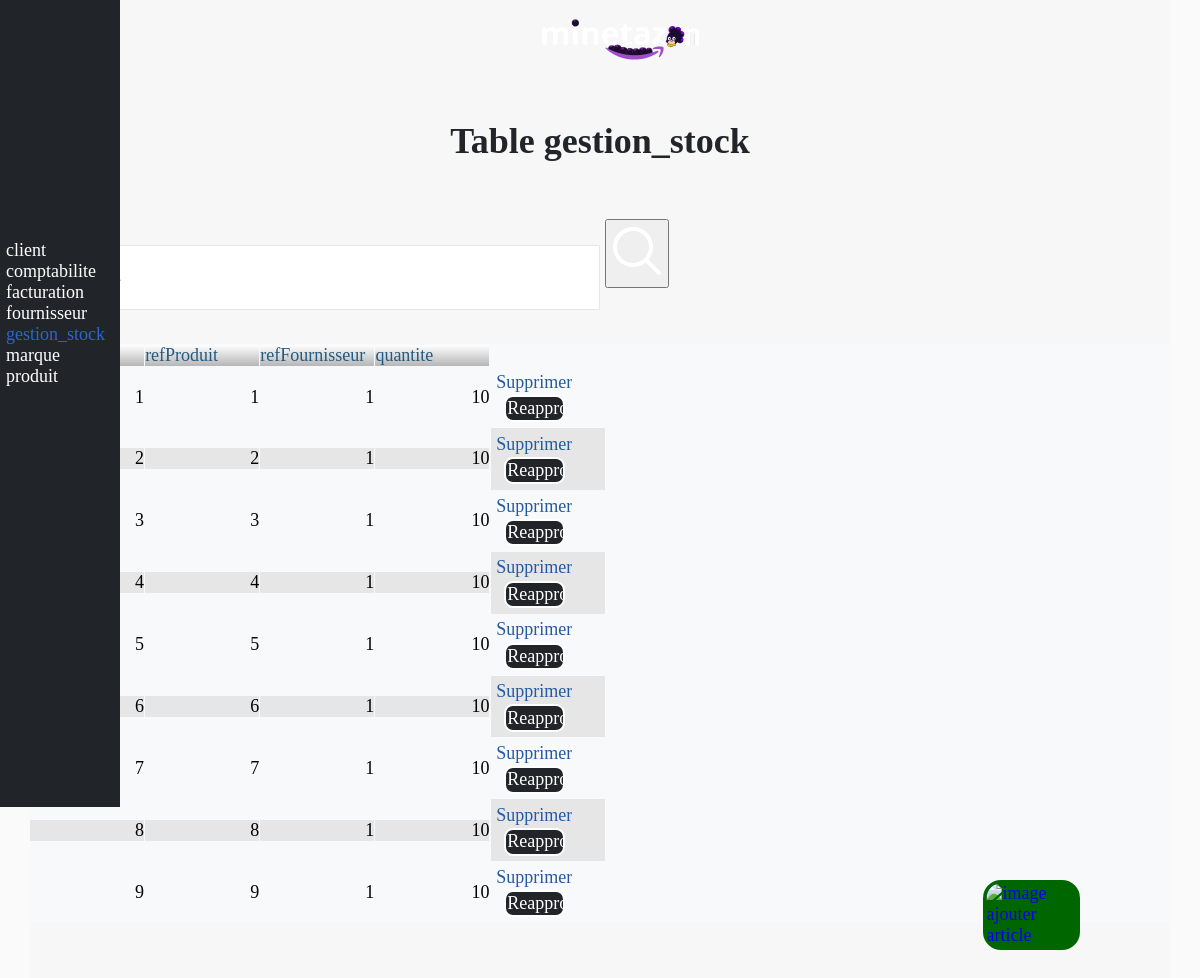
/admin/admin-gestion_stock.php, run on the app's committed database.
### tables this page shows
CREATE TABLE gestion_stock (
    id INT NOT NULL AUTO_INCREMENT,
    refProduit INT NOT NULL,
    refFournisseur INT NOT NULL,
    quantite INT NOT NULL,

    PRIMARY KEY (id),
    FOREIGN KEY (refProduit) REFERENCES produit(id),
    FOREIGN KEY (refFournisseur) REFERENCES fournisseur(id)
);

### libs/database.php (called while the page is built, shortened)
<?php
class ConnexionDB {
private static $dsn     = "mysql:host=localhost;dbname=magasinvirtuel";
private static $login   = "root";
private static $password  = "";
private static $pdo;
private static $instance_singleton;
public static function getInstance() {
    if(!self::$instance_singleton) {
        self::$instance_singleton = new ConnexionDB();
    }
    return self::$instance_singleton;
}
private function __construct() {
    if(!self::$pdo) {
        self::$pdo = new PDO(self::$dsn, self::$login, self::$password);
        self::$pdo->setAttribute(PDO::ATTR_ERRMODE, PDO::ERRMODE_EXCEPTION);
        self::$pdo->setAttribute(PDO::ATTR_DEFAULT_FETCH_MODE, PDO::FETCH_ASSOC);
    }
}
public function querySelect($sql, $params = null) {
    $sth = self::$pdo->prepare($sql);
    if(is_array($params)) {
        $sth->execute($params);
    } else {
        $sth->execute();
    }
    return $sth->fetchAll();
}
}
?>

### admin/admin-gestion_stock.php (the view, shortened to what this page needs)
<?php
require_once(__DIR__ . '/../libs/database.php');
require_once(__DIR__ . '/../includes/nav.php');
require_once(__DIR__ . '/../includes/menu-admin.php');
?>
<!DOCTYPE html>
<html LANG="fr">
<head>
  <link rel="stylesheet" href="css/style.css">
  <link rel="stylesheet" href="css/responsive.css">
</head>
<body>
  <main>
    <h1>Table gestion_stock</h1>
    <form id="formRecherche" method="post">
      <input type="search" id="inputRechercher" name="inputRechercher" placeholder="Rechercher...">
      <button id="boutonRechercher" name="boutonRechercher" type="submit"><img src="../img/rechercher.png" alt="image ajouter article"></button>
    </form>
    <?php
    if (isset($_SESSION['recherche'])) {
      $critere = $_SESSION['recherche'];
      $result = ConnexionDB::getInstance()->querySelect("SELECT * FROM gestion_stock WHERE id LIKE '%$critere%'");
      }  else {
      $result = ConnexionDB::getInstance()->querySelect("SELECT * FROM gestion_stock");
    }
    echo '<table class="bdd"><tbody>
            <tr><td>id</td><td>refProduit</td><td>refFournisseur</td><td>quantite</td><td></td>';
    foreach ($result as $gestion_stock) {
      $idGestionStock = $gestion_stock["id"];
      $refProduit = $gestion_stock["refProduit"];
      $refFournisseur = $gestion_stock["refFournisseur"];
      $quantite = $gestion_stock["quantite"];
      if ($quantite  == 0){
        echo "<tr><td>" . $idGestionStock . "</td><td>" . $refProduit . "</td><td>" . $refFournisseur . "</td><td id='urgenceReappro'>" . $quantite . "</td><td>";
      }
      else {
        echo "<tr><td>" . $idGestionStock . "</td><td>" . $refProduit . "</td><td>" . $refFournisseur . "</td><td>" . $quantite . "</td><td>";
      }
      echo '<form method = "post" class="formBDD">';
      echo '<fieldset>';
      echo "<input name='suppr' class='supprimerProduit' type='submit' value = 'Supprimer' >";
      echo "<input name='reappro' class='reapprovisionnerProduit' type='submit' value = 'Reappro' >";
      echo '</form>';
      echo '</td>';
      echo "</td></tr>";
    }
    echo '</tbody></table>';
    ?>
    <a href="admin-gestion_stock-ajout.php" title="Cliquez ici pour ajouter un gestionnaire de stock à la base de donnée">
      <div id="ajouter"><img src="../img/icone-ajout.png" alt="image ajouter article">
      </div>
    </a>
  </main>
</body>
</html>

### includes/nav.php (shortened to what this page needs)
<!DOCTYPE html>
<html LANG="fr">
<head>
    <link rel="stylesheet" href="../css/style.css">
    <link rel="stylesheet" href="../css/responsive.css">
</head>
<body>
        <nav>
        <div class="logoSite"><a href="../index.php" title="Cliquez ici pour contempler le Minetaverse"><img src="../img/logo-blanc-minetazon-paysage.png"></a></div>
            <label id = "labelMenu" for="bouton">
            </label>
        </nav>
</body>
</html>

### includes/menu-admin.php (shortened to what this page needs)
<!DOCTYPE html>
<html LANG="fr">
<head>
    <link rel="stylesheet" href="../css/style.css">
    <link rel="stylesheet" href="../css/responsive.css">
</head>
<body>
    <div class='menuAdmin'>
        <ul>
            <?php
            if ($page == "admin-client.php"){  ?>
                <li><a href="../admin/admin-client.php" class="blue">client</a></li>
            <?php } else{  ?>
                <li><a href="../admin/admin-client.php">client</a></li>
            <?php }
            if ($page == "admin-comptabilite.php"){  ?>
                <li><a href="../admin/admin-comptabilite.php" class="blue">comptabilite</a></li>
            <?php } else{  ?>
                <li><a href="../admin/admin-comptabilite.php">comptabilite</a></li>
            <?php }
            if ($page == "admin-facturation.php"){  ?>
                <li><a href="../admin/admin-facturation.php" class="blue">facturation</a></li>
            <?php } else{  ?>
                <li><a href="../admin/admin-facturation.php">facturation</a></li>
            <?php }
            if ($page == "admin-fournisseur.php"){  ?>
                <li><a href="../admin/admin-fournisseur.php" class="blue">fournisseur</a></li>
            <?php } else{  ?>
                <li><a href="../admin/admin-fournisseur.php">fournisseur</a></li>
            <?php }
            if ($page == "admin-gestion_stock.php"){  ?>
                <li><a href="../admin/admin-gestion_stock.php" class="blue">gestion_stock</a></li>
            <?php } else{  ?>
                <li><a href="../admin/admin-gestion_stock.php">gestion_stock</a></li>
            <?php }
            if ($page == "admin-marque.php"){  ?>
                <li><a href="../admin/admin-marque.php" class="blue">marque</a></li>
            <?php } else{  ?>
                <li><a href="../admin/admin-marque.php">marque</a></li>
            <?php }
            if ($page == "admin-produit.php"){  ?>
                <li><a href="../admin/admin-produit.php" class="blue">produit</a></li>
            <?php } else{  ?>
                <li><a href="../admin/admin-produit.php">produit</a></li>
            <?php }
            ?>
        </ul>
    </div>
</body>
</html>

### css/style.css (style rules this page uses)
* { margin: 0px; padding: 0px; font-family: "Calibri"; font-size: medium; }
body { width: 100%; background-color: #FAFAFA; }
main { width: 60%; margin: 0 20%; padding-top: 10%; padding-bottom: 5%; height: 100vh; }
h1 { color: #212529; text-align: center; font-size: 2em; padding-bottom: 5%; }
nav { width: 100%; height: 4em; background-color: #212529; position: fixed; }
table { border-collapse: collapse; width: 100%; }
input#inputRechercher { margin: 0; display: inline-block; height: 5em; width: 50%; border: 1px solid rgb(230, 230, 230); border-radius: 1em 0 0 1em; }
form#formRecherche { width: 100%; padding: 0; margin: 0; margin-bottom: 3%; }
form { width: 30%; margin: 0% 35% 0 35%; padding-top: 5%; padding-bottom: 5%; }
fieldset { border: 0; }
input[type=text], input[type=password], input[type=mail], input[type=search], textarea { font-size: small; display: inline-block; background: white; border: 1px solid #b3b3b3; border-radius: 0.2em; width: 75%; margin: 1.5% 11% 0 11%; padding: 2%; transition-duration: 0.2s; }
fieldset { width: auto; padding: 0; margin: 0; }
::placeholder { color: #C5C5C5; }
input[type=submit] { display: inline-block; margin-top: 3%; padding: 1.5%; background-color: #212529; color: white; border: 0; width: 80%; border-radius: 0.5em; margin-left: 10.5%; margin-right: 10.5%; transition-duration: 0.3s; border: 2px solid white; }
div a { color: white; text-decoration: none; height: 100; width: 100; }
label#labelMenu { width: 0; }
.menuAdmin { background-color: #212529; color: #212529; width: 10%; text-decoration: none; position: fixed; padding-top: 20%; padding-bottom: 35%; }
.menuAdmin li a { margin-left: 5%; text-decoration: none; }
.blue { color: #2965D4; }
table.bdd { border-spacing: 0; }
table.bdd td { display: inline-block; height: auto; vertical-align: middle; text-align: right; margin: 0; margin-right: 0.1%; width: 10%; transition-duration: 0.1s; }
table.bdd tr { background-color: #F8F9FA; margin: 0 1% 0 0; }
table.bdd tr:first-child td { background: linear-gradient(white, rgb(182, 182, 182)); color: #235A81; text-align: left; }
table.bdd tr:nth-child(3) td, table.bdd tr:nth-child(5) td, table.bdd tr:nth-child(7) td, table.bdd tr:nth-child(9) td, table.bdd tr:nth-child(11) table.bdd tr:nth-child(13) table.bdd tr:nth-child(15) td { background-color: #e6e6e6; }
#ajouter img { position: fixed; bottom: 3%; right: 10%; width: 5em; transition-duration: 0.1s; background-color: rgb(0, 102, 0); padding: 0.2em; border-radius: 1em; }
input.supprimerProduit { border: 0; margin: 0; display: block; background-color: transparent; width: 100%; padding: 0; }
input[value="Supprimer"] { color: #235AA0; }
form input.supprimerProduit { margin: 0; }
form.formBDD { margin: 0 5%; }
.logoSite img { position: absolute; width: 9em; margin: 1em 45% 0 45%; top: 0; z-index: 1; transition-duration: 0.2s; }

### css/responsive.css (style rules this page uses)
@media only screen and (max-width: 1200px) { * { font-size: large; } }
@media only screen and (max-width: 1200px) { main { width: 95%; margin-right: 2.5%; margin-left: 2.5%; background-color: rgb(247, 247, 247); } }
@media only screen and (max-width: 1200px) { label#labelMenu { width: auto; } }
@media only screen and (max-width: 1200px) { nav { height: 0; position: fixed; } }

### data on the page
gestion_stock: id "1", refProduit "1", refFournisseur "1", quantite "10"
gestion_stock: id "2", refProduit "2", refFournisseur "1", quantite "10"
gestion_stock: id "3", refProduit "3", refFournisseur "1", quantite "10"
gestion_stock: id "4", refProduit "4", refFournisseur "1", quantite "10"
gestion_stock: id "5", refProduit "5", refFournisseur "1", quantite "10"
gestion_stock: id "6", refProduit "6", refFournisseur "1", quantite "10"
gestion_stock: id "7", refProduit "7", refFournisseur "1", quantite "10"
gestion_stock: id "8", refProduit "8", refFournisseur "1", quantite "10"
gestion_stock: id "9", refProduit "9", refFournisseur "1", quantite "10"
